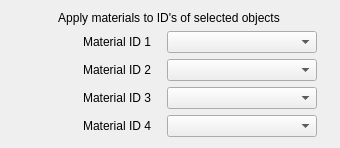
<?xml version="1.0" encoding="UTF-8"?>
<ui version="4.0">
 <class>MaterialAssignmentsPanel</class>
 <widget class="QWidget" name="MaterialAssignmentsPanel">
  <property name="geometry">
   <rect>
    <x>0</x>
    <y>0</y>
    <width>340</width>
    <height>135</height>
   </rect>
  </property>
  <property name="sizePolicy">
   <sizepolicy hsizetype="Fixed" vsizetype="Preferred">
    <horstretch>0</horstretch>
    <verstretch>0</verstretch>
   </sizepolicy>
  </property>
  <property name="minimumSize">
   <size>
    <width>340</width>
    <height>0</height>
   </size>
  </property>
  <property name="maximumSize">
   <size>
    <width>340</width>
    <height>16777215</height>
   </size>
  </property>
  <property name="windowTitle">
   <string>Form</string>
  </property>
  <layout class="QGridLayout" name="gridLayout">
   <item row="1" column="0">
    <widget class="QLabel" name="labelMaterialID1">
     <property name="sizePolicy">
      <sizepolicy hsizetype="Fixed" vsizetype="Preferred">
       <horstretch>0</horstretch>
       <verstretch>0</verstretch>
      </sizepolicy>
     </property>
     <property name="minimumSize">
      <size>
       <width>130</width>
       <height>0</height>
      </size>
     </property>
     <property name="maximumSize">
      <size>
       <width>130</width>
       <height>16777215</height>
      </size>
     </property>
     <property name="layoutDirection">
      <enum>Qt::RightToLeft</enum>
     </property>
     <property name="text">
      <string>Material ID 1</string>
     </property>
     <property name="alignment">
      <set>Qt::AlignRight|Qt::AlignTrailing|Qt::AlignVCenter</set>
     </property>
    </widget>
   </item>
   <item row="1" column="1">
    <widget class="QComboBox" name="comboBoxMaterialID1">
     <property name="minimumSize">
      <size>
       <width>150</width>
       <height>0</height>
      </size>
     </property>
     <property name="maximumSize">
      <size>
       <width>150</width>
       <height>16777215</height>
      </size>
     </property>
    </widget>
   </item>
   <item row="2" column="0">
    <widget class="QLabel" name="labelMaterialID2">
     <property name="sizePolicy">
      <sizepolicy hsizetype="Fixed" vsizetype="Preferred">
       <horstretch>0</horstretch>
       <verstretch>0</verstretch>
      </sizepolicy>
     </property>
     <property name="minimumSize">
      <size>
       <width>130</width>
       <height>0</height>
      </size>
     </property>
     <property name="maximumSize">
      <size>
       <width>130</width>
       <height>16777215</height>
      </size>
     </property>
     <property name="layoutDirection">
      <enum>Qt::RightToLeft</enum>
     </property>
     <property name="text">
      <string>Material ID 2</string>
     </property>
     <property name="alignment">
      <set>Qt::AlignRight|Qt::AlignTrailing|Qt::AlignVCenter</set>
     </property>
    </widget>
   </item>
   <item row="2" column="1">
    <widget class="QComboBox" name="comboBoxMaterialID2">
     <property name="minimumSize">
      <size>
       <width>150</width>
       <height>0</height>
      </size>
     </property>
     <property name="maximumSize">
      <size>
       <width>150</width>
       <height>16777215</height>
      </size>
     </property>
    </widget>
   </item>
   <item row="3" column="0">
    <widget class="QLabel" name="labelMaterialID3">
     <property name="sizePolicy">
      <sizepolicy hsizetype="Fixed" vsizetype="Preferred">
       <horstretch>0</horstretch>
       <verstretch>0</verstretch>
      </sizepolicy>
     </property>
     <property name="minimumSize">
      <size>
       <width>130</width>
       <height>0</height>
      </size>
     </property>
     <property name="maximumSize">
      <size>
       <width>130</width>
       <height>16777215</height>
      </size>
     </property>
     <property name="layoutDirection">
      <enum>Qt::RightToLeft</enum>
     </property>
     <property name="text">
      <string>Material ID 3</string>
     </property>
     <property name="alignment">
      <set>Qt::AlignRight|Qt::AlignTrailing|Qt::AlignVCenter</set>
     </property>
    </widget>
   </item>
   <item row="3" column="1">
    <widget class="QComboBox" name="comboBoxMaterialID3">
     <property name="minimumSize">
      <size>
       <width>150</width>
       <height>0</height>
      </size>
     </property>
     <property name="maximumSize">
      <size>
       <width>150</width>
       <height>16777215</height>
      </size>
     </property>
    </widget>
   </item>
   <item row="4" column="0">
    <widget class="QLabel" name="labelMaterialID4">
     <property name="sizePolicy">
      <sizepolicy hsizetype="Fixed" vsizetype="Preferred">
       <horstretch>0</horstretch>
       <verstretch>0</verstretch>
      </sizepolicy>
     </property>
     <property name="minimumSize">
      <size>
       <width>130</width>
       <height>0</height>
      </size>
     </property>
     <property name="maximumSize">
      <size>
       <width>130</width>
       <height>16777215</height>
      </size>
     </property>
     <property name="layoutDirection">
      <enum>Qt::RightToLeft</enum>
     </property>
     <property name="text">
      <string>Material ID 4</string>
     </property>
     <property name="alignment">
      <set>Qt::AlignRight|Qt::AlignTrailing|Qt::AlignVCenter</set>
     </property>
    </widget>
   </item>
   <item row="4" column="1">
    <widget class="QComboBox" name="comboBoxMaterialID4">
     <property name="minimumSize">
      <size>
       <width>150</width>
       <height>0</height>
      </size>
     </property>
     <property name="maximumSize">
      <size>
       <width>150</width>
       <height>16777215</height>
      </size>
     </property>
    </widget>
   </item>
   <item row="0" column="0" colspan="2">
    <widget class="QLabel" name="label">
     <property name="text">
      <string>Apply materials to ID's of selected objects</string>
     </property>
     <property name="scaledContents">
      <bool>false</bool>
     </property>
     <property name="alignment">
      <set>Qt::AlignCenter</set>
     </property>
    </widget>
   </item>
  </layout>
 </widget>
 <resources/>
 <connections/>
</ui>
